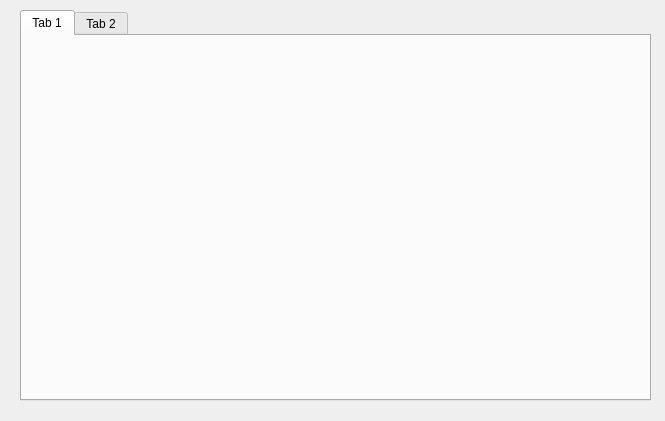
<?xml version="1.0" encoding="UTF-8"?>
<ui version="4.0">
 <class>Dialog</class>
 <widget class="QDialog" name="Dialog">
  <property name="geometry">
   <rect>
    <x>0</x>
    <y>0</y>
    <width>665</width>
    <height>421</height>
   </rect>
  </property>
  <property name="windowTitle">
   <string>Dialog</string>
  </property>
  <widget class="QTabWidget" name="tabs">
   <property name="geometry">
    <rect>
     <x>20</x>
     <y>10</y>
     <width>631</width>
     <height>391</height>
    </rect>
   </property>
   <property name="currentIndex">
    <number>0</number>
   </property>
   <widget class="QWidget" name="tab">
    <attribute name="title">
     <string>Tab 1</string>
    </attribute>
   </widget>
   <widget class="QWidget" name="tab_2">
    <attribute name="title">
     <string>Tab 2</string>
    </attribute>
   </widget>
  </widget>
 </widget>
 <resources/>
 <connections/>
</ui>
